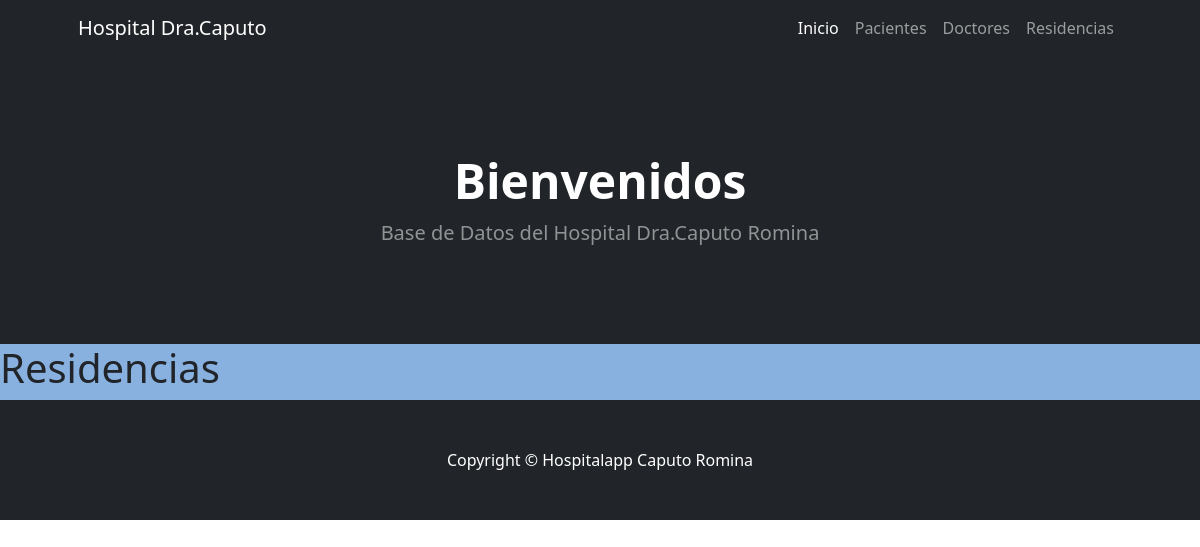
/hospitalapp/Residencias/, run on an earlier commit of the app's database.
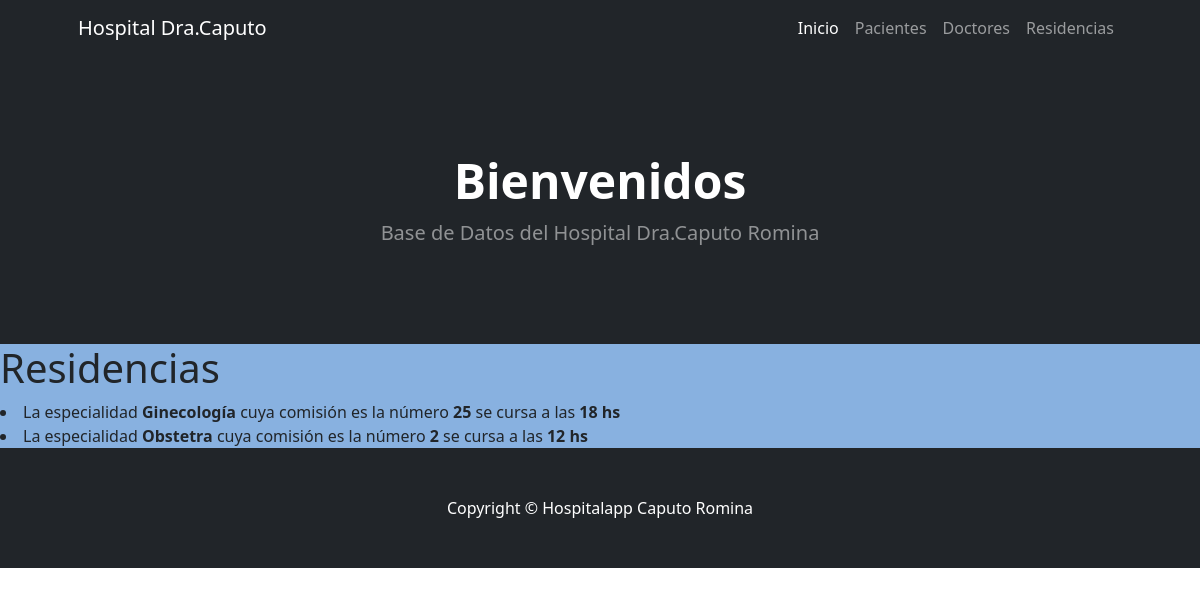
And on a later commit of the database.
### hospitalapp/models.py (models this page shows)
class Residencia (models.Model):
    especialidad = models.CharField(max_length=30)
    comision=models.IntegerField()
    horario =models.IntegerField()

### hospitalapp/views.py (the view)
# urls.py: path("Residencias/", views.residencia, name="Residencias"),
def residencia(request):
      residencia = Residencia.objects.all()
      return render(request, "hospitalapp/Residencias.html", {"residencia": residencia})

### hospitalapp/template/hospitalapp/Residencias.html (shortened to what this page needs)
{% extends "hospitalapp/padre-index.html" %}
{% load static %}
{% block contenidoPagina %}
<div style="background-color: rgb(136, 177, 224);">
<body>
    <h1> Residencias </h1>
    {% for residencia in residencia %}
    <li> La especialidad <b>{{residencia.especialidad}}</b> cuya comisión es la número <b>{{residencia.comision}}</b> se cursa a las <b>{{residencia.horario}} hs</b> </li>
    {% endfor %}
{% endblock %}

What changed in the data, as far as the page shows it:
added Residencia: especialidad "Ginecología", comision "25", horario "18"
added Residencia: especialidad "Obstetra", comision "2", horario "12"
